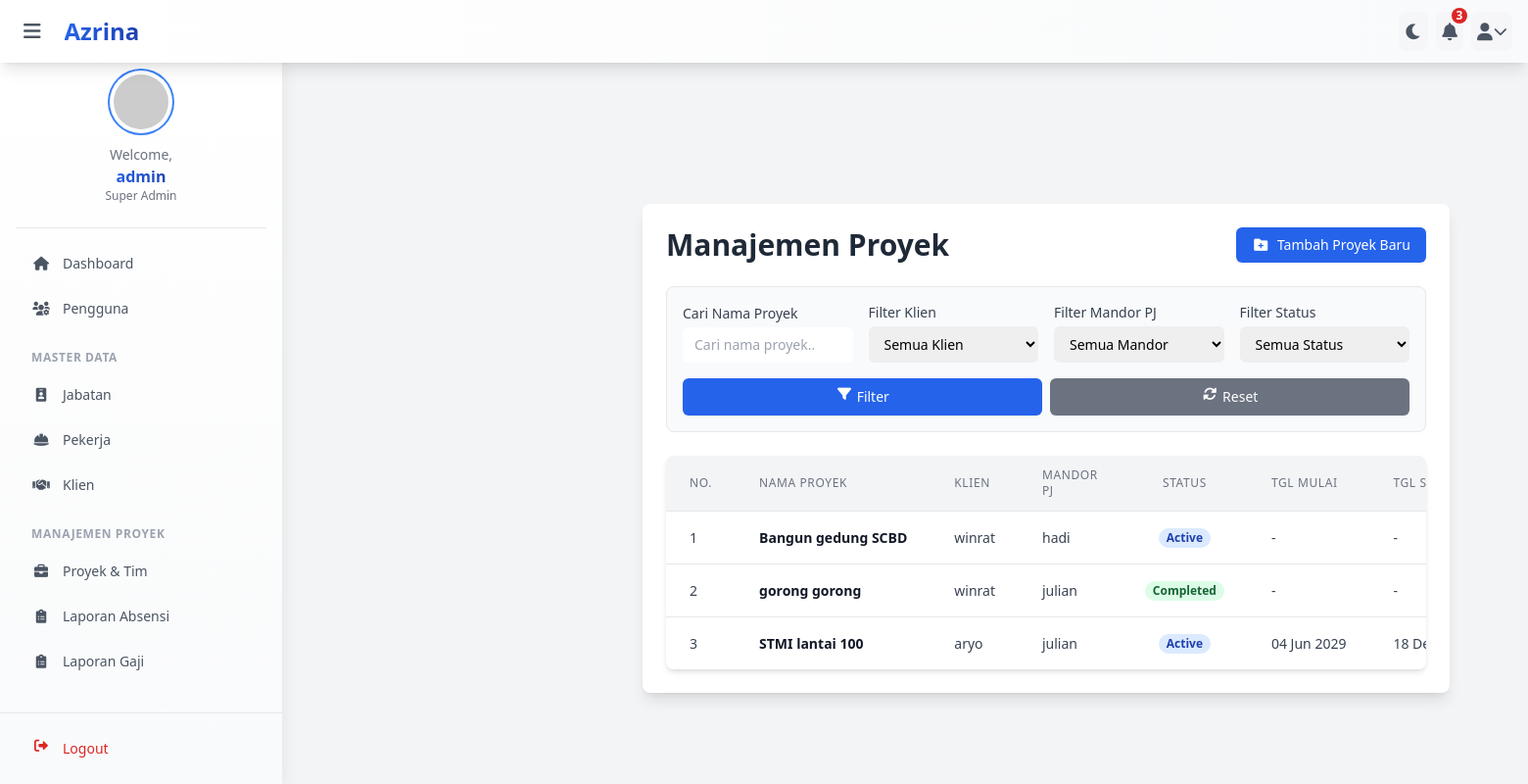
Screenshot of /proyek/index.php (signed in) with the database file from the repository.
### tables this page shows
CREATE TABLE `projek` (
  `id_projek` int(11) NOT NULL,
  `id_klien` int(11) NOT NULL,
  `namaprojek` varchar(150) NOT NULL,
  `id_mandor_pekerja` int(11) NOT NULL COMMENT 'FK ke id_pekerja, mandor utama proyek ini',
  `jenisprojek` varchar(100) DEFAULT NULL,
  `status` enum('planning','active','completed') NOT NULL,
  `lokasi` text DEFAULT NULL,
  `tanggal_mulai_projek` date DEFAULT NULL,
  `tanggal_selesai_projek` date DEFAULT NULL
);

CREATE TABLE `klien` (
  `id_klien` int(11) NOT NULL,
  `nama_klien` varchar(100) NOT NULL,
  `alamat_klien` text DEFAULT NULL,
  `no_telp_klien` varchar(20) DEFAULT NULL,
  `email_klien` varchar(100) DEFAULT NULL,
  `created_at` timestamp NOT NULL DEFAULT current_timestamp(),
  `updated_at` timestamp NOT NULL DEFAULT current_timestamp() ON UPDATE current_timestamp()
);

CREATE TABLE `pekerja` (
  `id_pekerja` int(11) NOT NULL,
  `namapekerja` varchar(100) NOT NULL,
  `id_jabatan` int(11) NOT NULL,
  `no_hp` varchar(20) DEFAULT NULL,
  `no_rek` varchar(30) DEFAULT NULL,
  `is_active` tinyint(1) NOT NULL DEFAULT 1
);

### proyek/index.php (the view, shortened to what this page needs)
<?php
require_once '../config.php';
$user_role = $_SESSION['role'];
$filter_namaprojek = $_GET['namaprojek'] ?? '';
$where_sql = "";
$query_proyek = "SELECT
                    projek.id_projek, projek.namaprojek, projek.status,
                    projek.tanggal_mulai_projek, projek.tanggal_selesai_projek,
                    klien.nama_klien,
                    pekerja.namapekerja AS nama_mandor
                 FROM projek
                 INNER JOIN klien ON projek.id_klien = klien.id_klien
                 INNER JOIN pekerja ON projek.id_mandor_pekerja = pekerja.id_pekerja"
                 . $where_sql .
                 " ORDER BY projek.namaprojek ASC";
$stmt_proyek = mysqli_prepare($koneksi, $query_proyek);
$daftar_proyek = [];
if ($stmt_proyek) {
    mysqli_stmt_execute($stmt_proyek);
    $result_proyek = mysqli_stmt_get_result($stmt_proyek);
    $daftar_proyek = $result_proyek ? mysqli_fetch_all($result_proyek, MYSQLI_ASSOC) : [];
} else {
    error_log("Error mempersiapkan query data proyek: " . mysqli_error($koneksi));
    $daftar_proyek = [];
    $_SESSION['pesan_error_crud'] = "Terjadi kesalahan saat mengambil data proyek.";
}
require_once '../includes/header.php';
if ($user_role == 'super_admin') {
    require_once '../includes/sidebar_super_admin.php';
} elseif ($user_role == 'admin') {
    require_once '../includes/sidebar_admin.php';
}
?>
<main class="content-wrapper mt-16 md:ml-72">
    <div class="max-w-full mx-auto p-4 sm:p-6 lg:p-8">
        <div class="bg-white dark:bg-gray-800 rounded-lg shadow-lg p-6">
            <div class="flex flex-col sm:flex-row justify-between items-start sm:items-center mb-6">
                <h1 class="text-2xl sm:text-3xl font-bold text-gray-800 dark:text-white">
                    Manajemen Proyek
                </h1>
                <a href="<?php echo BASE_URL; ?>proyek/tambah.php"
                   class="mt-3 sm:mt-0 inline-flex items-center px-4 py-2 bg-blue-600 hover:bg-blue-700 text-white text-sm font-medium rounded-md shadow-sm transition duration-150 ease-in-out">
                    <i class="fas fa-folder-plus fa-fw mr-2"></i> Tambah Proyek Baru
                </a>
            </div>
            <form method="GET" action="" class="mb-6 p-4 bg-gray-50 dark:bg-gray-700/50 rounded-lg border dark:border-gray-600">
                <div class="grid grid-cols-1 md:grid-cols-2 lg:grid-cols-4 gap-4 items-end">
                    <div>
                        <label for="namaprojek" class="block text-sm font-medium text-gray-700 dark:text-gray-300">Cari Nama Proyek</label>
                        <input type="text" name="namaprojek" id="namaprojek"
                               value="<?php echo htmlspecialchars($filter_namaprojek); ?>"
                               placeholder="Cari nama proyek..."
                               class="mt-1 block w-full pl-3 pr-10 py-2 text-base border-gray-300 dark:border-gray-600 dark:bg-gray-900 dark:text-gray-300 focus:outline-none focus:ring-blue-500 focus:border-blue-500 sm:text-sm rounded-md">
                    </div>
                    <div>
                        <label for="id_klien" class="block text-sm font-medium text-gray-700 dark:text-gray-300">Filter Klien</label>
                        <select name="id_klien" id="id_klien" class="mt-1 block w-full pl-3 pr-10 py-2 text-base border-gray-300 dark:border-gray-600 dark:bg-gray-900 dark:text-gray-300 focus:outline-none focus:ring-blue-500 focus:border-blue-500 sm:text-sm rounded-md">
                            <option value="">Semua Klien</option>
                        </select>
                    </div>
                    <div>
                        <label for="id_mandor_pekerja" class="block text-sm font-medium text-gray-700 dark:text-gray-300">Filter Mandor PJ</label>
                        <select name="id_mandor_pekerja" id="id_mandor_pekerja" class="mt-1 block w-full pl-3 pr-10 py-2 text-base border-gray-300 dark:border-gray-600 dark:bg-gray-900 dark:text-gray-300 focus:outline-none focus:ring-blue-500 focus:border-blue-500 sm:text-sm rounded-md">
                            <option value="">Semua Mandor</option>
                        </select>
                    </div>
                    <div>
                        <label for="status" class="block text-sm font-medium text-gray-700 dark:text-gray-300">Filter Status</label>
                        <select name="status" id="status" class="mt-1 block w-full pl-3 pr-10 py-2 text-base border-gray-300 dark:border-gray-600 dark:bg-gray-900 dark:text-gray-300 focus:outline-none focus:ring-blue-500 focus:border-blue-500 sm:text-sm rounded-md">
                            <option value="">Semua Status</option>
                        </select>
                    </div>
                    <div class="flex items-center gap-2 pt-4 md:pt-0 col-span-1 md:col-span-2 lg:col-span-4">
                        <button type="submit" class="w-full inline-flex justify-center py-2 px-4 border border-transparent shadow-sm text-sm font-medium rounded-md text-white bg-blue-600 hover:bg-blue-700 focus:outline-none focus:ring-2 focus:ring-offset-2 focus:ring-blue-500">
                            <i class="fas fa-filter fa-fw mr-1"></i> Filter
                        </button>
                        <a href="<?php echo BASE_URL; ?>proyek/" class="w-full inline-flex justify-center py-2 px-4 border border-transparent shadow-sm text-sm font-medium rounded-md text-white bg-gray-500 hover:bg-gray-600 focus:outline-none focus:ring-2 focus:ring-offset-2 focus:ring-gray-500">
                            <i class="fas fa-sync-alt fa-fw mr-1"></i> Reset
                        </a>
                    </div>
                </div>
            </form>
            <div class="overflow-x-auto shadow-md rounded-lg">
                <table class="min-w-full divide-y divide-gray-200 dark:divide-gray-700">
                    <thead class="bg-gray-100 dark:bg-gray-700">
                        <tr>
                            <th scope="col" class="px-6 py-3 text-left text-xs font-medium text-gray-500 dark:text-gray-300 uppercase tracking-wider">No.</th>
                            <th scope="col" class="px-6 py-3 text-left text-xs font-medium text-gray-500 dark:text-gray-300 uppercase tracking-wider">Nama Proyek</th>
                            <th scope="col" class="px-6 py-3 text-left text-xs font-medium text-gray-500 dark:text-gray-300 uppercase tracking-wider">Klien</th>
                            <th scope="col" class="px-6 py-3 text-left text-xs font-medium text-gray-500 dark:text-gray-300 uppercase tracking-wider">Mandor PJ</th>
                            <th scope="col" class="px-6 py-3 text-center text-xs font-medium text-gray-500 dark:text-gray-300 uppercase tracking-wider">Status</th>
                            <th scope="col" class="px-6 py-3 text-left text-xs font-medium text-gray-500 dark:text-gray-300 uppercase tracking-wider">Tgl Mulai</th>
                            <th scope="col" class="px-6 py-3 text-left text-xs font-medium text-gray-500 dark:text-gray-300 uppercase tracking-wider">Tgl Selesai</th>
                        </tr>
                    </thead>
                    <tbody class="bg-white dark:bg-gray-800 divide-y divide-gray-200 dark:divide-gray-700">
                        <?php if (!empty($daftar_proyek)) : ?>
                            <?php $nomor = 1; ?>
                            <?php foreach ($daftar_proyek as $proyek) : ?>
                                <tr class="hover:bg-gray-50 dark:hover:bg-gray-600/50 transition-colors duration-150">
                                    <td class="px-6 py-4 whitespace-nowrap text-sm text-gray-700 dark:text-gray-200"><?php echo $nomor++; ?></td>
                                    <td class="px-6 py-4 whitespace-nowrap text-sm font-semibold text-gray-900 dark:text-white"><?php echo htmlspecialchars($proyek['namaprojek']); ?></td>
                                    <td class="px-6 py-4 whitespace-nowrap text-sm text-gray-700 dark:text-gray-200"><?php echo htmlspecialchars($proyek['nama_klien']); ?></td>
                                    <td class="px-6 py-4 whitespace-nowrap text-sm text-gray-700 dark:text-gray-200"><?php echo htmlspecialchars($proyek['nama_mandor']); ?></td>
                                    <td class="px-6 py-4 whitespace-nowrap text-sm text-center">
                                        <?php
                                            $status_class = '';
                                            if ($proyek['status'] == 'planning') $status_class = 'bg-yellow-100 text-yellow-800 dark:bg-yellow-700 dark:text-yellow-100';
                                            elseif ($proyek['status'] == 'active') $status_class = 'bg-blue-100 text-blue-800 dark:bg-blue-700 dark:text-blue-100';
                                            elseif ($proyek['status'] == 'completed') $status_class = 'bg-green-100 text-green-800 dark:bg-green-700 dark:text-green-100';
                                        ?>
                                        <span class="px-2 inline-flex text-xs leading-5 font-semibold rounded-full <?php echo $status_class; ?>">
                                            <?php echo htmlspecialchars(ucfirst($proyek['status'])); ?>
                                        </span>
                                    </td>
                                    <td class="px-6 py-4 whitespace-nowrap text-sm text-gray-700 dark:text-gray-200"><?php echo $proyek['tanggal_mulai_projek'] ? date('d M Y', strtotime($proyek['tanggal_mulai_projek'])) : '-'; ?></td>
                                    <td class="px-6 py-4 whitespace-nowrap text-sm text-gray-700 dark:text-gray-200"><?php echo $proyek['tanggal_selesai_projek'] ? date('d M Y', strtotime($proyek['tanggal_selesai_projek'])) : '-'; ?></td>
                                </tr>
                            <?php endforeach; ?>
                        <?php endif; ?>
                    </tbody>
                </table>
            </div>
        </div>
    </div>
</main>

### assets/css/style.css (style rules this page uses)
* { margin: 0; padding: 0; box-sizing: border-box; }
body { transition: padding-left 0.3s ease-in-out; }
.content-wrapper { transition: margin-left 0.3s ease-in-out; margin-top: 4rem; padding: 1.5rem; }
@media (min-width: 768px) { .content-wrapper { margin-left: 18rem; } }

### includes/header.php (style rules this page uses)
body { transition: background-color 0.5s ease-in-out; }
* { transition: background-color 0.3s ease-in-out, border-color 0.3s ease-in-out, color 0.3s ease-in-out; }

### rows the page displays
projek: namaprojek "Bangun gedung SCBD", id_klien.nama_klien "winrat", id_mandor_pekerja.namapekerja "hadi", status "Active"
projek: namaprojek "gorong gorong", id_klien.nama_klien "winrat", id_mandor_pekerja.namapekerja "julian", status "Completed"
projek: namaprojek "STMI lantai 100", id_klien.nama_klien "aryo", id_mandor_pekerja.namapekerja "julian", status "Active", tanggal_mulai_projek "04 Jun 2029", tanggal_selesai_projek "18…"

### other values shown
str_replace('_', ' ', $_SESSION['role']) "Super Admin"
